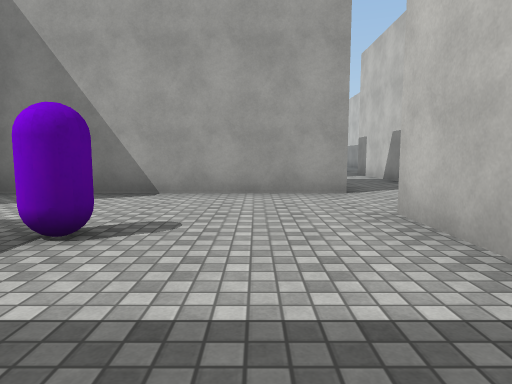
view 1 (above)

24 first-person views from a walk through a 3-D level made in the Unity game engine. The camera is 1.2 m above the floor, tilts 6° down and sees 75° across. The floor is counted in squares, 2 m on a side. Each view is taken from the middle of a square. On the plan, view 1 faces up. The plan holds only what a view shows up to about 10 squares ahead; the rest is blank. The place goes on beyond the plan. The player is left out. Surface patterns are stand-ins for the level's own textures.

view 2
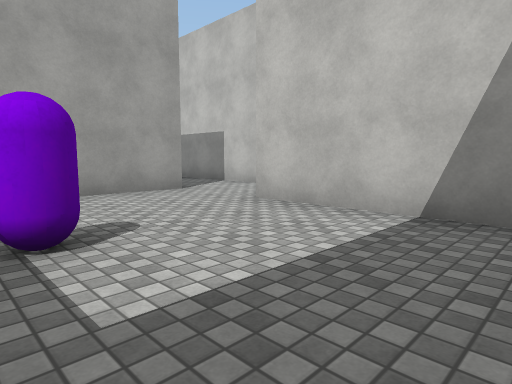

view 3
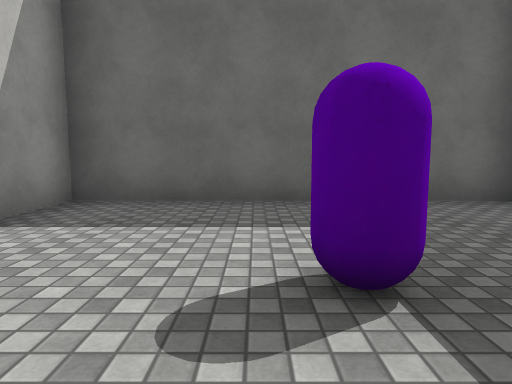

view 4
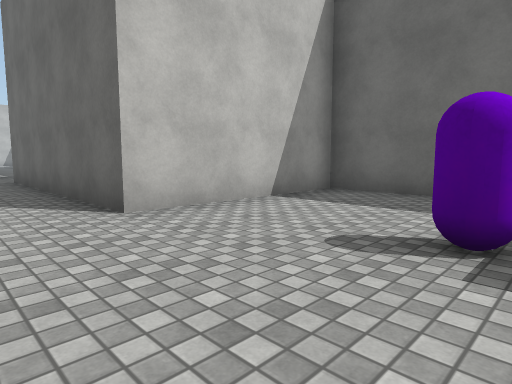

view 5
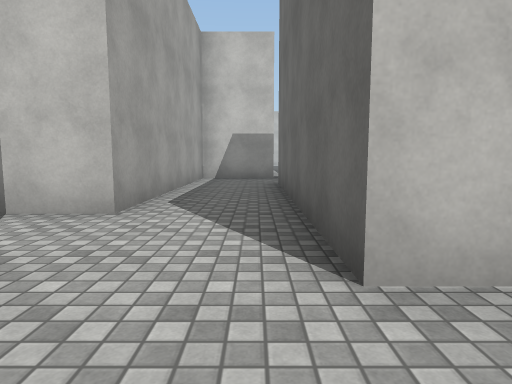

view 6
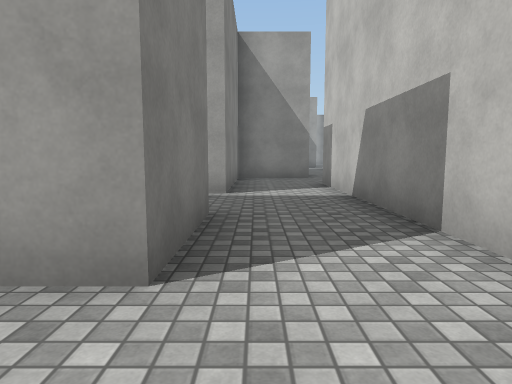

view 7
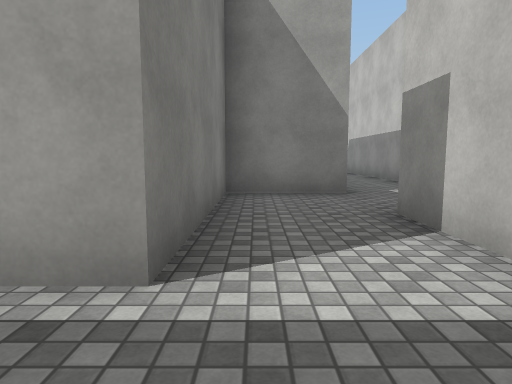

view 8
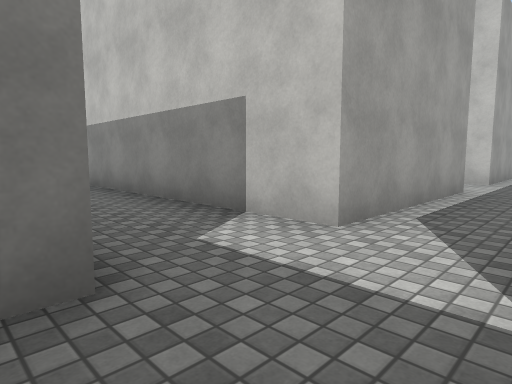

view 9
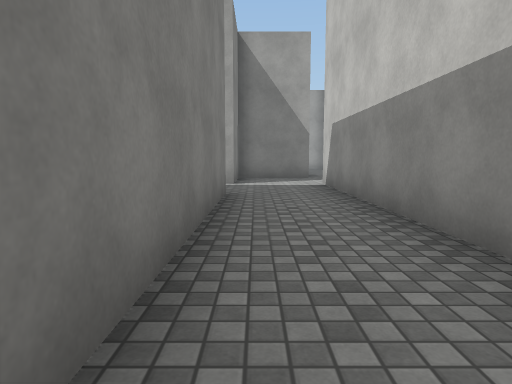

view 10
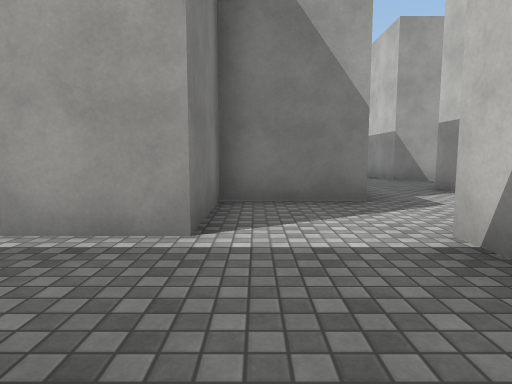

view 11
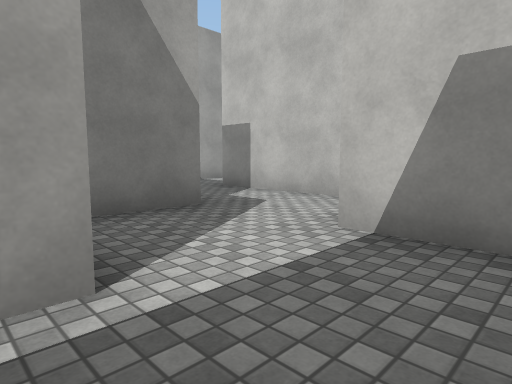

view 12
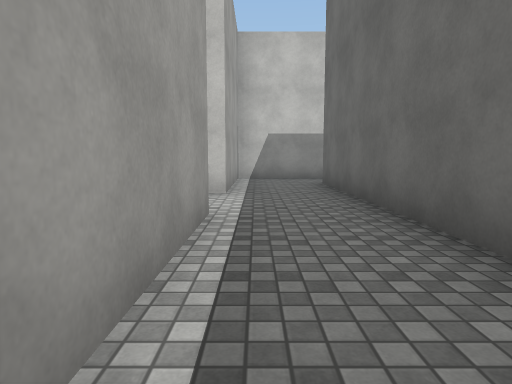

view 13
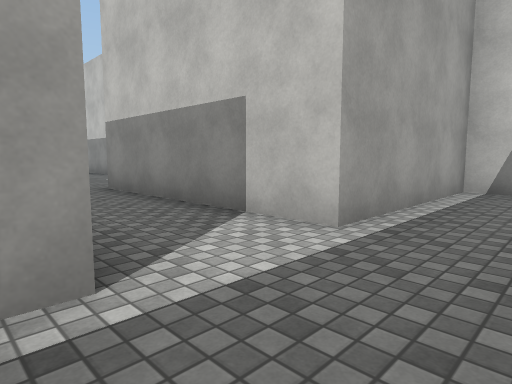

view 14
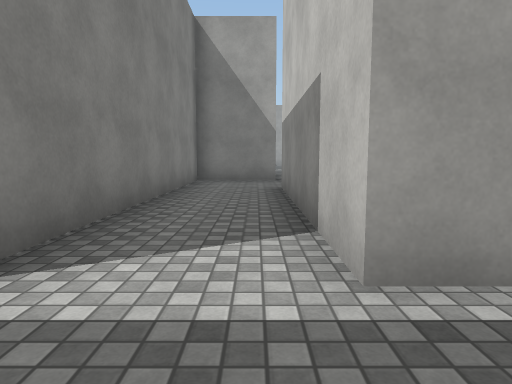

view 15
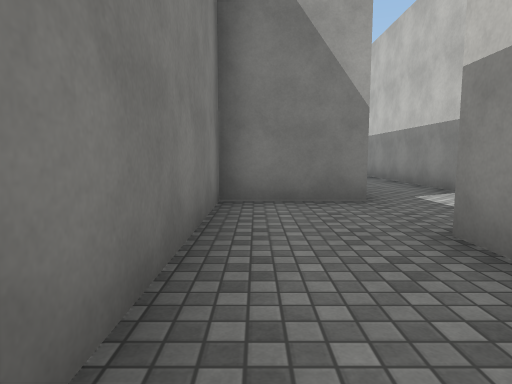

view 16
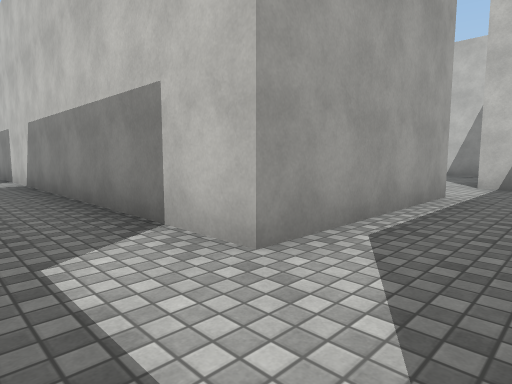

view 17
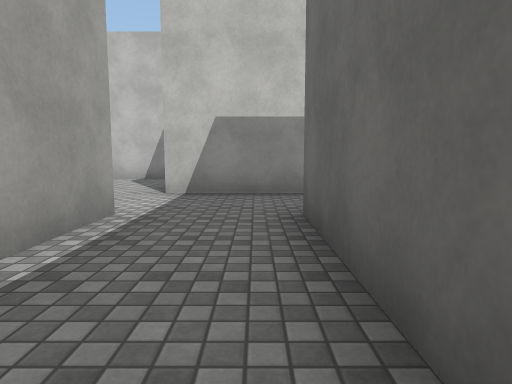

view 18
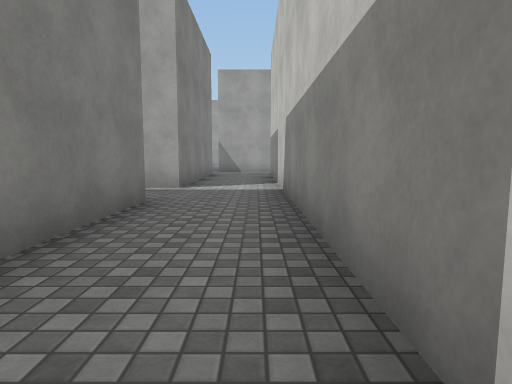

view 19
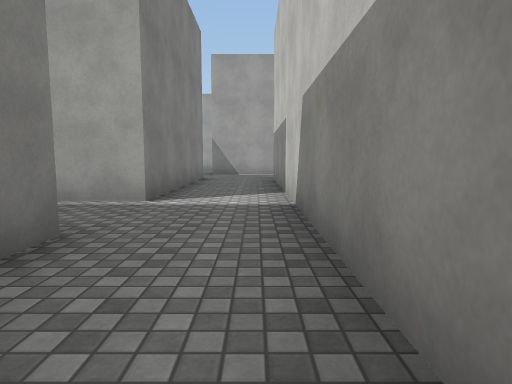

view 20
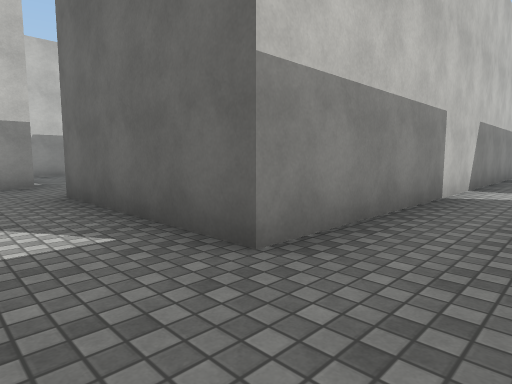

view 21
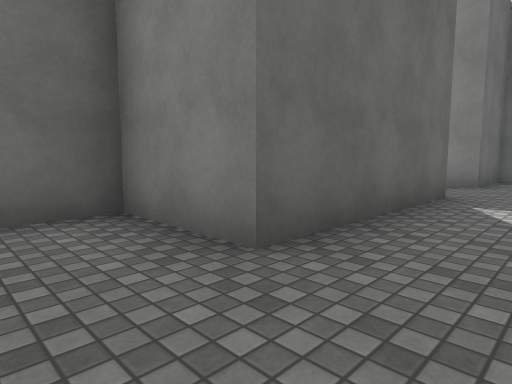

view 22
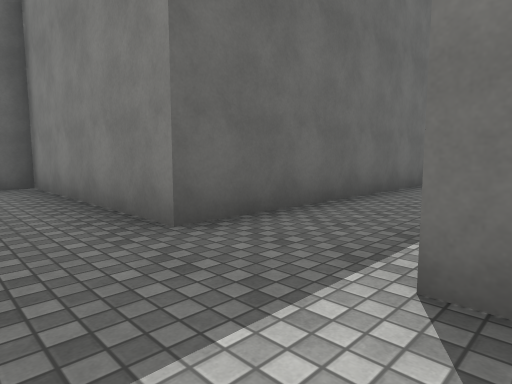

view 23
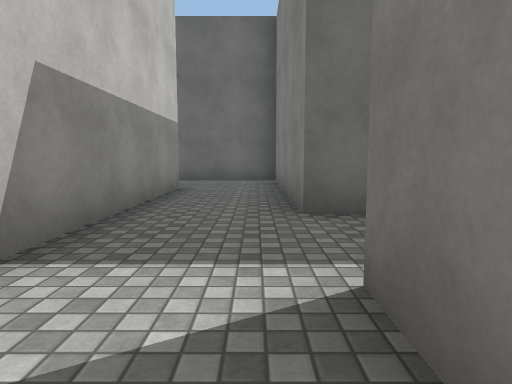

view 24
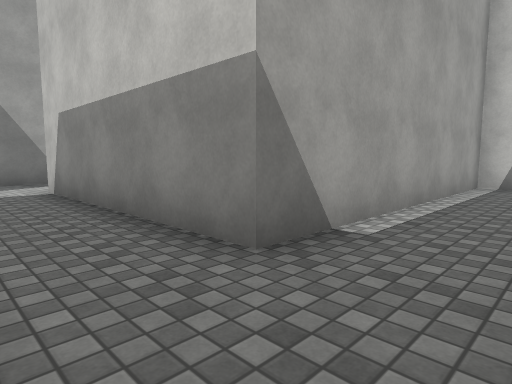

### Floor plan
Points are (right, up) in squares from view 1. A wall is a line through its corners. A room is listed if a view was taken in it or the views show most of it. See-through windows are left out.
Room 1 (views 1, 2, 3, 4, 5)
walls: (-1.7, -0.5) (1.5, -0.5) (1.5, 3.5); (0.5, 5.5) (-2.5, 5.5)
ways out: opening at (1.5, 4.5) to room 2
objects: other object (-2, 2) to (-1, 3)
Room 2 (views 6, 8, 9, 10, 11, 12, 13, 14, 15, 16, 17, 18, 19, 20, 21, 22, 23, 24)
walls: (13.5, 13.5) (11.5, 13.5) (11.5, 18.5) (17.5, 18.5) (17.5, 13.5) (20, 13.5); (9.6, 13.5) (5.5, 13.5) (5.5, 21.5); (7.9, 11.5) (13.5, 11.5); (11.6, 20.5) (9.5, 20.5) (9.5, 13.9); (3.6, 13.5) (1.5, 13.5) (1.5, 9.5); (17.5, 21.5) (17.5, 20.5) (13.5, 20.5) (13.5, 32.5) (17.5, 32.5) (17.5, 30.5) (18.6, 30.5); (3.5, 9.5) (3.5, 11.5); (9.5, 3.5) (9.5, 5.5) (3.5, 5.5) (3.5, 7.5); (7.5, 22.6) (7.5, 25.5); (3.5, 19.5) (3.5, 14.5); (20, 22.5) (19.1, 22.5); (11.5, 25.5) (11.5, 22.9); (25.5, 14.9) (25.5, 15.5) (19.5, 15.5) (19.5, 20.5); (1.5, 7.5) (1.5, 5.5) (0.5, 5.5); (5.6, 23.5) (3.5, 23.5) (3.5, 21.5) (2, 21.5); (1.5, 3.5) (7.5, 3.5); (9.5, 32.5) (11.5, 32.5) (11.5, 27.5) (7.5, 27.5) (7.5, 29.1); (19.5, 32.4) (19.5, 33.1)
ways out: opening at (1.5, 4.5) to room 1; opening at (2.5, 6.5) to room 3; opening at (2.5, 10.5) to room 3; opening at (12.5, 12.5) to room 4; opening at (14.5, 11) to room 4; opening at (6.5, 28.5); opening at (20.5, 21.5); opening at (20.5, 31.5)
Room 3 (view 7)
walls: (1.5, 9.5) (0.8, 9.5); (3.5, 7.5) (3.5, 9.5)
ways out: opening at (2.5, 6.5) to room 2; opening at (2.5, 10.5) to room 2
Room 4 (no view inside)
walls: (15.5, 11) (15.5, 13.5) (13.5, 13.5)
ways out: opening at (12.5, 12.5) to room 2; opening at (14.5, 11) to room 2

Where each view was taken, in squares from view 1:
view 1: 0 up, 0 right, facing up
view 2: 0 up, 2 left, facing up-right
view 3: 4 up, 1 left, facing down
view 4: 5 up, 2 left, facing down-right
view 5: 4 up, 0 right, facing right
view 6: 4 up, 2 right, facing up
view 7: 8 up, 2 right, facing up
view 8: 12 up, 3 right, facing up-right
view 9: 14 up, 4 right, facing up
view 10: 19 up, 4 right, facing up
view 11: 20 up, 3 right, facing up-right
view 12: 13 up, 6 right, facing right
view 13: 12 up, 9 right, facing up-right
view 14: 12 up, 11 right, facing up
view 15: 16 up, 10 right, facing up
view 16: 19 up, 12 right, facing up-right
view 17: 19 up, 14 right, facing right
view 18: 21 up, 13 right, facing up
view 19: 23 up, 13 right, facing up
view 20: 34 up, 12 right, facing down-right
view 21: 34 up, 19 right, facing down-left
view 22: 21 up, 19 right, facing down-left
view 23: 22 up, 18 right, facing down
view 24: 14 up, 18 right, facing up-right
